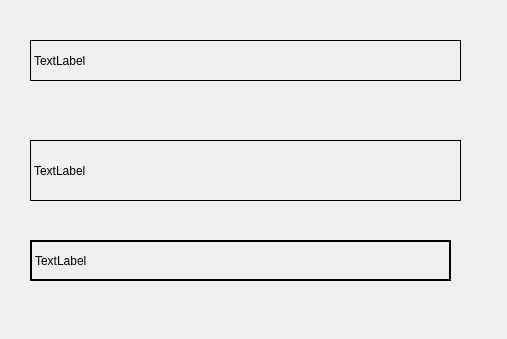
<?xml version="1.0" encoding="UTF-8"?>
<ui version="4.0">
 <class>Widget</class>
 <widget class="QWidget" name="Widget">
  <property name="geometry">
   <rect>
    <x>0</x>
    <y>0</y>
    <width>507</width>
    <height>339</height>
   </rect>
  </property>
  <property name="windowTitle">
   <string>Widget</string>
  </property>
  <widget class="MyLabel" name="label">
   <property name="geometry">
    <rect>
     <x>30</x>
     <y>40</y>
     <width>431</width>
     <height>41</height>
    </rect>
   </property>
   <property name="frameShape">
    <enum>QFrame::Box</enum>
   </property>
   <property name="text">
    <string>TextLabel</string>
   </property>
  </widget>
  <widget class="QLabel" name="label_2">
   <property name="geometry">
    <rect>
     <x>30</x>
     <y>140</y>
     <width>431</width>
     <height>61</height>
    </rect>
   </property>
   <property name="frameShape">
    <enum>QFrame::Panel</enum>
   </property>
   <property name="text">
    <string>TextLabel</string>
   </property>
  </widget>
  <widget class="QLabel" name="label_3">
   <property name="geometry">
    <rect>
     <x>30</x>
     <y>240</y>
     <width>421</width>
     <height>41</height>
    </rect>
   </property>
   <property name="frameShape">
    <enum>QFrame::WinPanel</enum>
   </property>
   <property name="text">
    <string>TextLabel</string>
   </property>
  </widget>
 </widget>
 <customwidgets>
  <customwidget>
   <class>MyLabel</class>
   <extends>QLabel</extends>
   <header location="global">mylabel.h</header>
  </customwidget>
 </customwidgets>
 <resources/>
 <connections/>
</ui>
